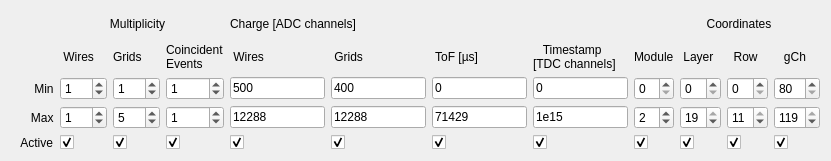
   <widget class="QWidget" name="gridLayoutWidget">
    <property name="geometry">
     <rect>
      <x>-10</x>
      <y>450</y>
      <width>831</width>
      <height>161</height>
     </rect>
    </property>
    <layout class="QGridLayout" name="gridLayout">
     <property name="sizeConstraint">
      <enum>QLayout::SetDefaultConstraint</enum>
     </property>
     <item row="3" column="4">
      <widget class="QLineEdit" name="wADC_min">
       <property name="text">
        <string>500</string>
       </property>
      </widget>
     </item>
     <item row="3" column="6">
      <widget class="QLineEdit" name="ToF_min">
       <property name="text">
        <string>0</string>
       </property>
      </widget>
     </item>
     <item row="5" column="5">
      <widget class="QLineEdit" name="gADC_max">
       <property name="text">
        <string>12288</string>
       </property>
      </widget>
     </item>
     <item row="5" column="4">
      <widget class="QLineEdit" name="wADC_max">
       <property name="text">
        <string>12288</string>
       </property>
      </widget>
     </item>
     <item row="6" column="9">
      <widget class="QCheckBox" name="layer_filter">
       <property name="text">
        <string/>
       </property>
       <property name="checked">
        <bool>true</bool>
       </property>
      </widget>
     </item>
     <item row="3" column="5">
      <widget class="QLineEdit" name="gADC_min">
       <property name="text">
        <string>400</string>
       </property>
      </widget>
     </item>
     <item row="6" column="2">
      <widget class="QCheckBox" name="gM_filter">
       <property name="text">
        <string/>
       </property>
       <property name="checked">
        <bool>true</bool>
       </property>
      </widget>
     </item>
     <item row="6" column="1">
      <widget class="QCheckBox" name="wM_filter">
       <property name="text">
        <string/>
       </property>
       <property name="checked">
        <bool>true</bool>
       </property>
      </widget>
     </item>
     <item row="6" column="5">
      <widget class="QCheckBox" name="gADC_filter">
       <property name="text">
        <string/>
       </property>
       <property name="checked">
        <bool>true</bool>
       </property>
      </widget>
     </item>
     <item row="3" column="0">
      <widget class="QLabel" name="label_15">
       <property name="font">
        <font>
         <weight>50</weight>
         <bold>false</bold>
        </font>
       </property>
       <property name="text">
        <string>       Min</string>
       </property>
      </widget>
     </item>
     <item row="1" column="8">
      <widget class="QLabel" name="label_11">
       <property name="text">
        <string>Module</string>
       </property>
      </widget>
     </item>
     <item row="5" column="2">
      <widget class="QSpinBox" name="gM_max">
       <property name="maximum">
        <number>140</number>
       </property>
       <property name="value">
        <number>5</number>
       </property>
      </widget>
     </item>
     <item row="6" column="6">
      <widget class="QCheckBox" name="ToF_filter">
       <property name="text">
        <string/>
       </property>
       <property name="checked">
        <bool>true</bool>
       </property>
      </widget>
     </item>
     <item row="6" column="7">
      <widget class="QCheckBox" name="Time_filter">
       <property name="text">
        <string/>
       </property>
       <property name="checked">
        <bool>true</bool>
       </property>
      </widget>
     </item>
     <item row="3" column="9">
      <widget class="QSpinBox" name="layer_min">
       <property name="minimum">
        <number>0</number>
       </property>
       <property name="maximum">
        <number>19</number>
       </property>
       <property name="value">
        <number>0</number>
       </property>
      </widget>
     </item>
     <item row="1" column="6">
      <widget class="QLabel" name="label_12">
       <property name="font">
        <font>
         <weight>50</weight>
         <bold>false</bold>
        </font>
       </property>
       <property name="text">
        <string> ToF [µs]</string>
       </property>
      </widget>
     </item>
     <item row="1" column="11">
      <widget class="QLabel" name="label_22">
       <property name="font">
        <font>
         <weight>50</weight>
         <bold>false</bold>
        </font>
       </property>
       <property name="text">
        <string>   gCh</string>
       </property>
      </widget>
     </item>
     <item row="1" column="1">
      <widget class="QLabel" name="label_13">
       <property name="font">
        <font>
         <weight>50</weight>
         <bold>false</bold>
        </font>
       </property>
       <property name="text">
        <string> Wires</string>
       </property>
      </widget>
     </item>
     <item row="5" column="8">
      <widget class="QSpinBox" name="module_max">
       <property name="maximum">
        <number>5</number>
       </property>
       <property name="value">
        <number>2</number>
       </property>
      </widget>
     </item>
     <item row="1" column="2">
      <widget class="QLabel" name="label_48">
       <property name="text">
        <string>Grids</string>
       </property>
      </widget>
     </item>
     <item row="5" column="1">
      <widget class="QSpinBox" name="wM_max">
       <property name="maximum">
        <number>140</number>
       </property>
       <property name="value">
        <number>1</number>
       </property>
      </widget>
     </item>
     <item row="3" column="1">
      <widget class="QSpinBox" name="wM_min">
       <property name="enabled">
        <bool>true</bool>
       </property>
       <property name="maximum">
        <number>140</number>
       </property>
       <property name="value">
        <number>1</number>
       </property>
      </widget>
     </item>
     <item row="1" column="9">
      <widget class="QLabel" name="label_21">
       <property name="font">
        <font>
         <weight>50</weight>
         <bold>false</bold>
        </font>
       </property>
       <property name="text">
        <string> Layer</string>
       </property>
      </widget>
     </item>
     <item row="3" column="3">
      <widget class="QSpinBox" name="ceM_min">
       <property name="enabled">
        <bool>true</bool>
       </property>
       <property name="maximum">
        <number>140</number>
       </property>
       <property name="value">
        <number>1</number>
       </property>
      </widget>
     </item>
     <item row="0" column="9" colspan="3">
      <widget class="QLabel" name="label_20">
       <property name="text">
        <string>        Coordinates</string>
       </property>
      </widget>
     </item>
     <item row="6" column="11">
      <widget class="QCheckBox" name="grid_filter">
       <property name="text">
        <string/>
       </property>
       <property name="checked">
        <bool>true</bool>
       </property>
      </widget>
     </item>
     <item row="1" column="3">
      <widget class="QLabel" name="label_14">
       <property name="font">
        <font>
         <weight>50</weight>
         <bold>false</bold>
        </font>
       </property>
       <property name="text">
        <string>Coincident
Events</string>
       </property>
      </widget>
     </item>
     <item row="0" column="4" colspan="2">
      <widget class="QLabel" name="label_10">
       <property name="font">
        <font>
         <weight>50</weight>
         <bold>false</bold>
        </font>
       </property>
       <property name="text">
        <string>Charge [ADC channels]</string>
       </property>
      </widget>
     </item>
     <item row="1" column="4">
      <widget class="QLabel" name="label_17">
       <property name="font">
        <font>
         <weight>50</weight>
         <bold>false</bold>
        </font>
       </property>
       <property name="text">
        <string> Wires</string>
       </property>
      </widget>
     </item>
     <item row="0" column="1" colspan="3">
      <widget class="QLabel" name="label_6">
       <property name="font">
        <font>
         <weight>50</weight>
         <bold>false</bold>
        </font>
       </property>
       <property name="text">
        <string>               Multiplicity</string>
       </property>
      </widget>
     </item>
     <item row="1" column="5">
      <widget class="QLabel" name="label_18">
       <property name="font">
        <font>
         <weight>50</weight>
         <bold>false</bold>
        </font>
       </property>
       <property name="text">
        <string> Grids</string>
       </property>
      </widget>
     </item>
     <item row="3" column="7">
      <widget class="QLineEdit" name="Time_min">
       <property name="text">
        <string>0</string>
       </property>
      </widget>
     </item>
     <item row="6" column="8">
      <widget class="QCheckBox" name="module_filter">
       <property name="text">
        <string/>
       </property>
       <property name="checked">
        <bool>true</bool>
       </property>
      </widget>
     </item>
     <item row="5" column="9">
      <widget class="QSpinBox" name="layer_max">
       <property name="minimum">
        <number>0</number>
       </property>
       <property name="maximum">
        <number>19</number>
       </property>
       <property name="value">
        <number>19</number>
       </property>
      </widget>
     </item>
     <item row="6" column="3">
      <widget class="QCheckBox" name="ceM_filter">
       <property name="text">
        <string/>
       </property>
       <property name="checked">
        <bool>true</bool>
       </property>
      </widget>
     </item>
     <item row="5" column="0">
      <widget class="QLabel" name="label_16">
       <property name="font">
        <font>
         <weight>50</weight>
         <bold>false</bold>
        </font>
       </property>
       <property name="text">
        <string>      Max</string>
       </property>
      </widget>
     </item>
     <item row="6" column="4">
      <widget class="QCheckBox" name="wADC_filter">
       <property name="text">
        <string/>
       </property>
       <property name="checked">
        <bool>true</bool>
       </property>
      </widget>
     </item>
     <item row="3" column="2">
      <widget class="QSpinBox" name="gM_min">
       <property name="maximum">
        <number>140</number>
       </property>
       <property name="value">
        <number>1</number>
       </property>
      </widget>
     </item>
     <item row="3" column="8">
      <widget class="QSpinBox" name="module_min">
       <property name="maximum">
        <number>8</number>
       </property>
      </widget>
     </item>
     <item row="6" column="0">
      <widget class="QLabel" name="label_36">
       <property name="font">
        <font>
         <weight>50</weight>
         <bold>false</bold>
        </font>
       </property>
       <property name="text">
        <string>   Active</string>
       </property>
      </widget>
     </item>
     <item row="5" column="7">
      <widget class="QLineEdit" name="Time_max">
       <property name="text">
        <string>1e15</string>
       </property>
      </widget>
     </item>
     <item row="1" column="7">
      <widget class="QLabel" name="label_35">
       <property name="text">
        <string>   Timestamp
[TDC channels]</string>
       </property>
      </widget>
     </item>
     <item row="5" column="3">
      <widget class="QSpinBox" name="ceM_max">
       <property name="maximum">
        <number>140</number>
       </property>
       <property name="value">
        <number>1</number>
       </property>
      </widget>
     </item>
     <item row="5" column="11">
      <widget class="QSpinBox" name="grid_max">
       <property name="minimum">
        <number>80</number>
       </property>
       <property name="maximum">
        <number>119</number>
       </property>
       <property name="value">
        <number>119</number>
       </property>
      </widget>
     </item>
     <item row="3" column="11">
      <widget class="QSpinBox" name="grid_min">
       <property name="minimum">
        <number>80</number>
       </property>
       <property name="maximum">
        <number>119</number>
       </property>
       <property name="value">
        <number>80</number>
       </property>
      </widget>
     </item>
     <item row="5" column="6">
      <widget class="QLineEdit" name="ToF_max">
       <property name="text">
        <string>71429</string>
       </property>
      </widget>
     </item>
     <item row="1" column="10">
      <widget class="QLabel" name="label_39">
       <property name="font">
        <font>
         <weight>50</weight>
         <bold>false</bold>
        </font>
       </property>
       <property name="text">
        <string>  Row</string>
       </property>
      </widget>
     </item>
     <item row="3" column="10">
      <widget class="QSpinBox" name="row_min">
       <property name="minimum">
        <number>0</number>
       </property>
       <property name="maximum">
        <number>12</number>
       </property>
       <property name="value">
        <number>0</number>
       </property>
      </widget>
     </item>
     <item row="5" column="10">
      <widget class="QSpinBox" name="row_max">
       <property name="minimum">
        <number>0</number>
       </property>
       <property name="maximum">
        <number>11</number>
       </property>
       <property name="value">
        <number>11</number>
       </property>
      </widget>
     </item>
     <item row="6" column="10">
      <widget class="QCheckBox" name="row_filter">
       <property name="text">
        <string/>
       </property>
       <property name="checked">
        <bool>true</bool>
       </property>
      </widget>
     </item>
    </layout>
   </widget>
